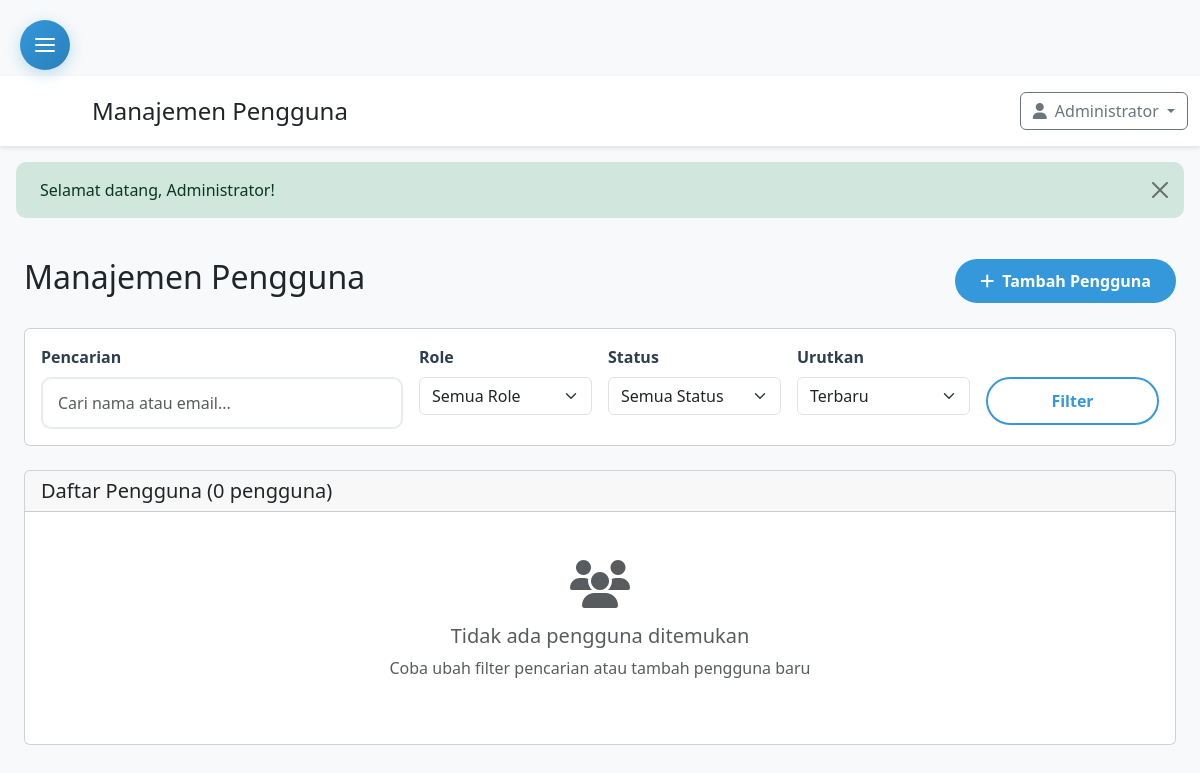
/admin/user.php (signed in), run on an earlier commit of the app's database.
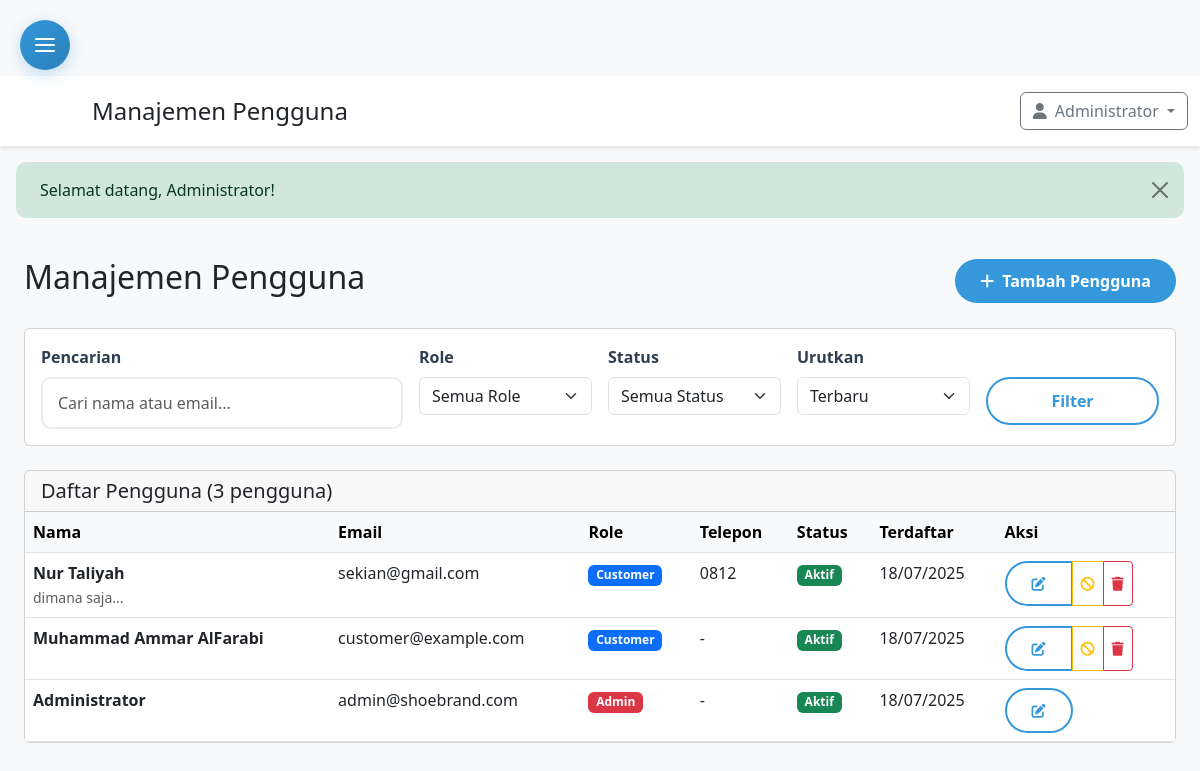
And on a later commit of the database.
### tables this page shows
CREATE TABLE `users` (
  `id` int(11) NOT NULL,
  `name` varchar(255) NOT NULL,
  `email` varchar(255) NOT NULL,
  `password` varchar(255) NOT NULL,
  `phone` varchar(20) DEFAULT NULL,
  `address` text DEFAULT NULL,
  `role_id` int(11) DEFAULT 2,
  `status` tinyint(1) DEFAULT 1,
  `created_at` datetime DEFAULT current_timestamp(),
  `updated_at` datetime DEFAULT current_timestamp() ON UPDATE current_timestamp()
);

CREATE TABLE `roles` (
  `id` int(11) NOT NULL,
  `name` varchar(100) NOT NULL
);

### admin/user.php (the view, shortened to what the changed rows need)
<?php
require_once '../config.php';
$sort = $_GET['sort'] ?? 'newest';
$where_conditions = [];
$params = [];
$where_clause = !empty($where_conditions) ? 'WHERE ' . implode(' AND ', $where_conditions) : '';
$sort_options = [
    'newest' => 'u.created_at DESC',
    'oldest' => 'u.created_at ASC',
    'name_asc' => 'u.name ASC',
    'name_desc' => 'u.name DESC',
    'email_asc' => 'u.email ASC',
    'email_desc' => 'u.email DESC'
];
$order_clause = 'ORDER BY ' . ($sort_options[$sort] ?? $sort_options['newest']);
$page = max(1, intval($_GET['page'] ?? 1));
$per_page = 20;
$offset = ($page - 1) * $per_page;
$count_query = "SELECT COUNT(*) FROM users u JOIN roles r ON u.role_id = r.id $where_clause";
$stmt = $pdo->prepare($count_query);
$stmt->execute($params);
$total_users = $stmt->fetchColumn();
$query = "
    SELECT u.*, r.name as role_name
    FROM users u
    JOIN roles r ON u.role_id = r.id
    $where_clause
    $order_clause
    LIMIT $per_page OFFSET $offset
";
$stmt = $pdo->prepare($query);
$stmt->execute($params);
$users = $stmt->fetchAll();
require_once 'includes/admin_header.php';
?>
<div class="container-fluid p-4">
    <div class="d-flex justify-content-between align-items-center mb-4">
        <h2>Manajemen Pengguna</h2>
    </div>
    <div class="card">
        <div class="card-header">
            <h5 class="mb-0">Daftar Pengguna (<?php echo number_format($total_users); ?> pengguna)</h5>
        </div>
        <div class="card-body p-0">
            <?php if ($users): ?>
            <div class="table-responsive">
                <table class="table table-hover mb-0">
                    <thead class="table-light">
                        <tr>
                            <th>Nama</th>
                            <th>Email</th>
                            <th>Role</th>
                            <th>Telepon</th>
                            <th>Status</th>
                            <th>Terdaftar</th>
                            <th>Aksi</th>
                        </tr>
                    </thead>
                    <tbody>
                        <?php foreach ($users as $user): ?>
                        <tr>
                            <td>
                                <div>
                                    <strong><?php echo htmlspecialchars($user['name']); ?></strong>
<?php if (!empty($user['address'])): ?>
                                    <br><small class="text-muted"><?php echo htmlspecialchars(substr($user['address'], 0, 50)); ?>...</small>
<?php endif; ?>
                                </div>
                            </td>
                            <td><?php echo htmlspecialchars($user['email']); ?></td>
                            <td>
                                <span class="badge bg-<?php echo $user['role_id'] == 1 ? 'danger' : 'primary'; ?>">
                                    <?php echo htmlspecialchars($user['role_name']); ?>
                                </span>
                            </td>
                            <td><?php echo htmlspecialchars($user['phone'] ?? '-'); ?></td>
                            <td>
                                <span class="badge bg-<?php echo isset($user['status']) && $user['status'] ? 'success' : 'secondary'; ?>">
                                    <?php echo isset($user['status']) && $user['status'] ? 'Aktif' : 'Nonaktif'; ?>
                                </span>
                            </td>
                            <td><?php echo date('d/m/Y', strtotime($user['created_at'])); ?></td>
                            <td>
                                <div class="btn-group btn-group-sm">
                                    <button type="button" class="btn btn-outline-primary"
                                            onclick="editUser(<?php echo htmlspecialchars(json_encode($user)); ?>)">
                                        <i class="fas fa-edit"></i>
                                    </button>
                                    <?php if ($user['id'] != $_SESSION['user_id']): ?>
                                    <button type="button" class="btn btn-outline-<?php echo isset($user['status']) && $user['status'] ? 'warning' : 'success'; ?>"
                                            onclick="toggleStatus(<?php echo $user['id']; ?>, <?php echo isset($user['status']) && $user['status'] ? 0 : 1; ?>)">
                                        <i class="fas fa-<?php echo isset($user['status']) && $user['status'] ? 'ban' : 'check'; ?>"></i>
                                    </button>
                                    <button type="button" class="btn btn-outline-danger"
                                            onclick="deleteUser(<?php echo $user['id']; ?>, '<?php echo htmlspecialchars($user['name']); ?>')">
                                        <i class="fas fa-trash"></i>
                                    </button>
                                    <?php endif; ?>
                                </div>
                            </td>
                        </tr>
                        <?php endforeach; ?>
                    </tbody>
                </table>
            </div>
            <?php else: ?>
            <div class="text-center py-5">
                <i class="fas fa-users fa-3x text-muted mb-3"></i>
                <h5 class="text-muted">Tidak ada pengguna ditemukan</h5>
                <p class="text-muted">Coba ubah filter pencarian atau tambah pengguna baru</p>
            </div>
            <?php endif; ?>
        </div>
    </div>
</div>
<?php require_once 'includes/admin_footer.php'; ?>

What changed in the data, as far as the page shows it:
now on this page (row unchanged): users: name "Nur Taliyah", address "dimana saja", email "sekian@gmail.com", role.name "Customer", phone "0812", status "Aktif", created_at "18/07/2025"
now on this page (row edited): users: name "Muhammad Ammar AlFarabi", email "customer@example.com", role.name "Customer", phone "-", status "Aktif", created_at "18/07/2025"
now on this page (row unchanged): users: name "Administrator", email "admin@shoebrand.com", role.name "Admin", phone "-", status "Aktif", created_at "18/07/2025"
Also different on the page:
$total_users: "0" → "3"
text no longer shown: "Tidak ada pengguna ditemukan Coba ubah filter pencarian atau tambah pengguna baru"
text now shown: "Nama Email Role Telepon Status Terdaftar Aksi"
